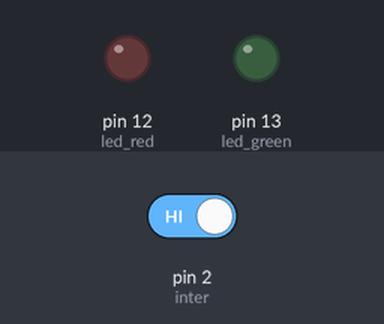
This sketch was run on a simulated Arduino Uno, built with avr-gcc and run on an emulated ATmega328P. Shown: output pins drawn as LEDs (lit = HIGH). Dashed ring = blinking. The test bench sets the inputs (shaded band); at power-on: pin 2 (inter) HIGH.

Above: at 1.2 s.
1.3 s: pin 2 (inter) driven LOW
At 1.5 s:
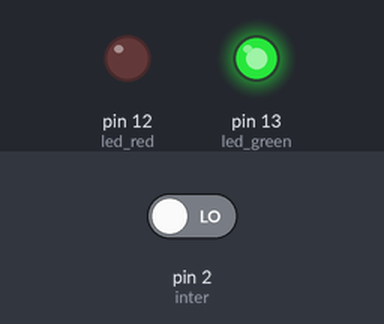
3.2 s: pin 2 (inter) driven HIGH
At 4.0 s:
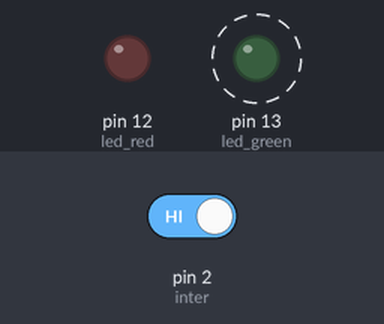
Timing chart, 0 to 12.2 s (numbered marks = the images above; inputs shaded):
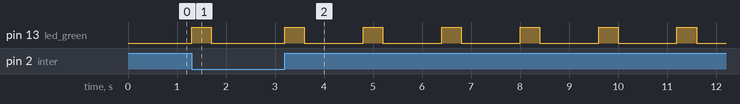

The sketch:

Clase6-Interrupciones.ino
```cpp
/*
COnfiguracion de interrupciones
attachInterrpt(pin de interrupcion, subrutina, modo);
              pin interrupcion-->#interrupcion, pin de la interrupcion
              digitalpinINterrupt(pin);

              subrutina--> void metodo()
              modo-->LOW,RISING,FALLING
*/

int led_red=12;
int led_green=13;
int inter=2;
int on=0;
volatile byte stado=LOW;
void setup() {
Serial.begin(9600);
pinMode(led_red,OUTPUT);
pinMode(led_green,OUTPUT);
pinMode(inter,INPUT);
attachInterrupt(digitalPinToInterrupt(inter),INTER,LOW);

}

void loop() {
if(on==1){
digitalWrite(led_green,HIGH);
delay(400);
digitalWrite(led_green,LOW);
delay(400);
digitalWrite(led_red,stado);
delay(400);
digitalWrite(led_red,stado);
delay(400);

}
}

void INTER(){
//stado=!stado;
 on=1-on;

  }
```

Measured:
- after the input at 1.3 s, pin 13 (led_green): LOW → HIGH at once, → LOW 0.40 s later
- after the input at 3.2 s, pin 13 (led_green): alternates HIGH for 0.40 s and LOW for 1.2 s, starting at once
